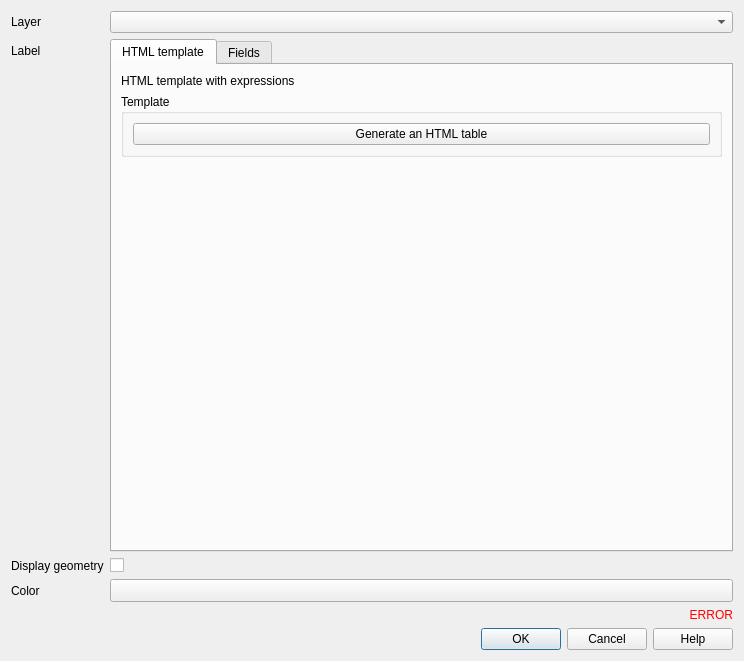
<?xml version="1.0" encoding="UTF-8"?>
<ui version="4.0">
 <class>Dialog</class>
 <widget class="QDialog" name="Dialog">
  <property name="geometry">
   <rect>
    <x>0</x>
    <y>0</y>
    <width>744</width>
    <height>661</height>
   </rect>
  </property>
  <property name="windowTitle">
   <string>Tooltip layer</string>
  </property>
  <layout class="QVBoxLayout" name="verticalLayout">
   <item>
    <layout class="QFormLayout" name="formLayout">
     <item row="0" column="0">
      <widget class="QLabel" name="label_layer">
       <property name="text">
        <string>Layer</string>
       </property>
      </widget>
     </item>
     <item row="0" column="1">
      <widget class="QgsMapLayerComboBox" name="layer"/>
     </item>
     <item row="1" column="0">
      <widget class="QLabel" name="label">
       <property name="text">
        <string>Label</string>
       </property>
      </widget>
     </item>
     <item row="1" column="1">
      <widget class="QTabWidget" name="tab">
       <property name="currentIndex">
        <number>0</number>
       </property>
       <widget class="QWidget" name="tab_template">
        <attribute name="title">
         <string>HTML template</string>
        </attribute>
        <layout class="QVBoxLayout" name="verticalLayout_3">
         <item>
          <widget class="QLabel" name="label_html_template">
           <property name="sizePolicy">
            <sizepolicy hsizetype="Preferred" vsizetype="Maximum">
             <horstretch>0</horstretch>
             <verstretch>0</verstretch>
            </sizepolicy>
           </property>
           <property name="text">
            <string>HTML template with expressions</string>
           </property>
          </widget>
         </item>
         <item>
          <widget class="QGroupBox" name="groupBox">
           <property name="sizePolicy">
            <sizepolicy hsizetype="Preferred" vsizetype="Maximum">
             <horstretch>0</horstretch>
             <verstretch>0</verstretch>
            </sizepolicy>
           </property>
           <property name="title">
            <string>Template</string>
           </property>
           <layout class="QVBoxLayout" name="verticalLayout_4">
            <item>
             <widget class="QPushButton" name="generate_table">
              <property name="text">
               <string>Generate an HTML table</string>
              </property>
             </widget>
            </item>
           </layout>
          </widget>
         </item>
         <item>
          <widget class="HtmlEditorWidget" name="html_template" native="true"/>
         </item>
        </layout>
       </widget>
       <widget class="QWidget" name="tab_fields">
        <attribute name="title">
         <string>Fields</string>
        </attribute>
        <layout class="QVBoxLayout" name="verticalLayout_2">
         <item>
          <widget class="QLabel" name="label_fields">
           <property name="text">
            <string>List of fields</string>
           </property>
           <property name="wordWrap">
            <bool>true</bool>
           </property>
          </widget>
         </item>
         <item>
          <widget class="ListFieldsSelection" name="fields"/>
         </item>
        </layout>
       </widget>
      </widget>
     </item>
     <item row="2" column="0">
      <widget class="QLabel" name="label_display_geometry">
       <property name="text">
        <string>Display geometry</string>
       </property>
      </widget>
     </item>
     <item row="2" column="1">
      <widget class="QCheckBox" name="display_geometry">
       <property name="text">
        <string/>
       </property>
      </widget>
     </item>
     <item row="3" column="0">
      <widget class="QLabel" name="label_color">
       <property name="text">
        <string>Color</string>
       </property>
      </widget>
     </item>
     <item row="3" column="1">
      <widget class="QgsColorButton" name="color">
       <property name="sizePolicy">
        <sizepolicy hsizetype="Minimum" vsizetype="Fixed">
         <horstretch>0</horstretch>
         <verstretch>0</verstretch>
        </sizepolicy>
       </property>
      </widget>
     </item>
    </layout>
   </item>
   <item>
    <widget class="QLabel" name="error">
     <property name="styleSheet">
      <string notr="true">QLabel { color : red; }</string>
     </property>
     <property name="text">
      <string notr="true">ERROR</string>
     </property>
     <property name="alignment">
      <set>Qt::AlignRight|Qt::AlignTrailing|Qt::AlignVCenter</set>
     </property>
    </widget>
   </item>
   <item>
    <widget class="QDialogButtonBox" name="button_box">
     <property name="orientation">
      <enum>Qt::Horizontal</enum>
     </property>
     <property name="standardButtons">
      <set>QDialogButtonBox::Cancel|QDialogButtonBox::Help|QDialogButtonBox::Ok</set>
     </property>
    </widget>
   </item>
  </layout>
 </widget>
 <customwidgets>
  <customwidget>
   <class>QgsColorButton</class>
   <extends>QToolButton</extends>
   <header>qgis.gui</header>
  </customwidget>
  <customwidget>
   <class>QgsMapLayerComboBox</class>
   <extends>QComboBox</extends>
   <header>qgis.gui</header>
  </customwidget>
  <customwidget>
   <class>ListFieldsSelection</class>
   <extends>QListWidget</extends>
   <header>lizmap.widgets.list_fields_selection</header>
  </customwidget>
  <customwidget>
   <class>HtmlEditorWidget</class>
   <extends>QWidget</extends>
   <header>lizmap.widgets.html_editor</header>
   <container>1</container>
  </customwidget>
 </customwidgets>
 <resources/>
 <connections/>
</ui>
